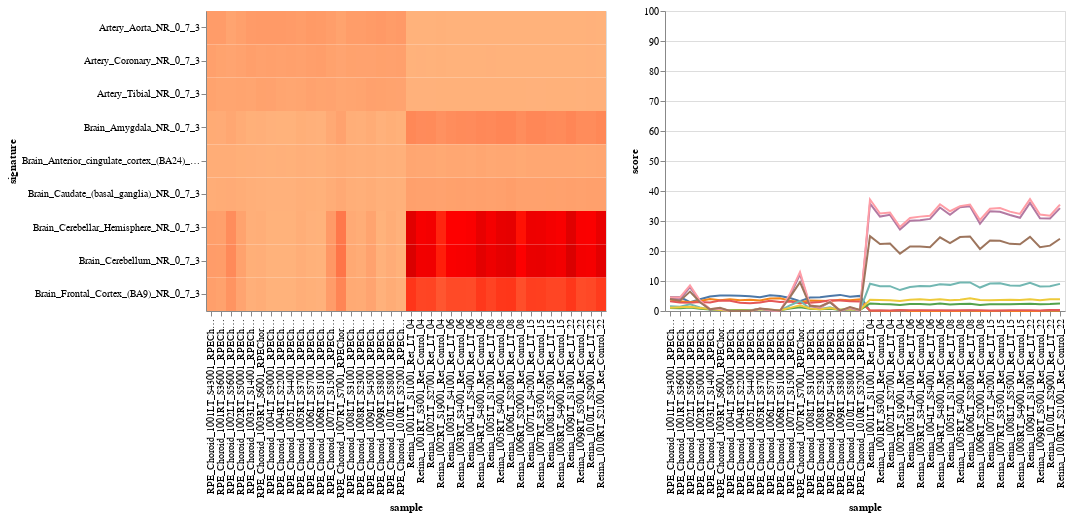

The notebook cell this image was saved under:
### Code cell
# Data is prepared, now make a chart

selector = alt.selection_single(empty='all', fields=['signature'])

base = alt.Chart(df1).properties(
    #width=300,
    #height=500
).add_selection(selector)

points = base.mark_point(filled=True, size=50).encode(
    x='sample:N',
    y='score:Q',
    color=alt.condition(selector, 'sample:N', alt.value('lightgray'), legend=None),
).interactive()

heatmap = base.mark_rect().encode(
    x='sample:N',
    y='signature:N',
    color=alt.condition(selector, 'score:Q', alt.value('lightgray'), legend=None, 
                        scale=alt.Scale(domain=(0, 30), range=['white', 'red'])),
)


lines = base.mark_line().encode(
    x='sample:N',
    y=alt.Y('score:Q', scale=alt.Scale(domain=(0, 100))),
    color=alt.Color('signature:N', legend=None)
).transform_filter(
    selector
)

#points | timeseries
#chart = heatmap | lines
heatmap | lines

### Figure 1 — Vega-Lite specification as saved in the notebook (floating-point values rounded to 4 significant figures; data arrays with more than 128 entries replaced by an {"elided": "..."} marker saying what was removed)
{"$schema": "https://vega.github.io/schema/vega-lite/v2.6.0.json", "config": {"view": {"height": 300, "width": 400}}, "datasets": {"data-7f75e0212d59f5e6f749fcc7f852ab33": {"elided": "360 records"}}, "hconcat": [{"data": {"name": "data-7f75e0212d59f5e6f749fcc7f852ab33"}, "encoding": {"color": {"condition": {"field": "score", "legend": null, "scale": {"domain": [0, 30], "range": ["white", "red"]}, "selection": "selector063", "type": "quantitative"}, "value": "lightgray"}, "x": {"field": "sample", "type": "nominal"}, "y": {"field": "signature", "type": "nominal"}}, "mark": "rect", "selection": {"selector063": {"empty": "all", "fields": ["signature"], "on": "click", "resolve": "global", "type": "single"}}}, {"data": {"name": "data-7f75e0212d59f5e6f749fcc7f852ab33"}, "encoding": {"color": {"field": "signature", "legend": null, "type": "nominal"}, "x": {"field": "sample", "type": "nominal"}, "y": {"field": "score", "scale": {"domain": [0, 100]}, "type": "quantitative"}}, "mark": "line", "selection": {"selector063": {"empty": "all", "fields": ["signature"], "on": "click", "resolve": "global", "type": "single"}}, "transform": [{"filter": {"selection": "selector063"}}]}]}
